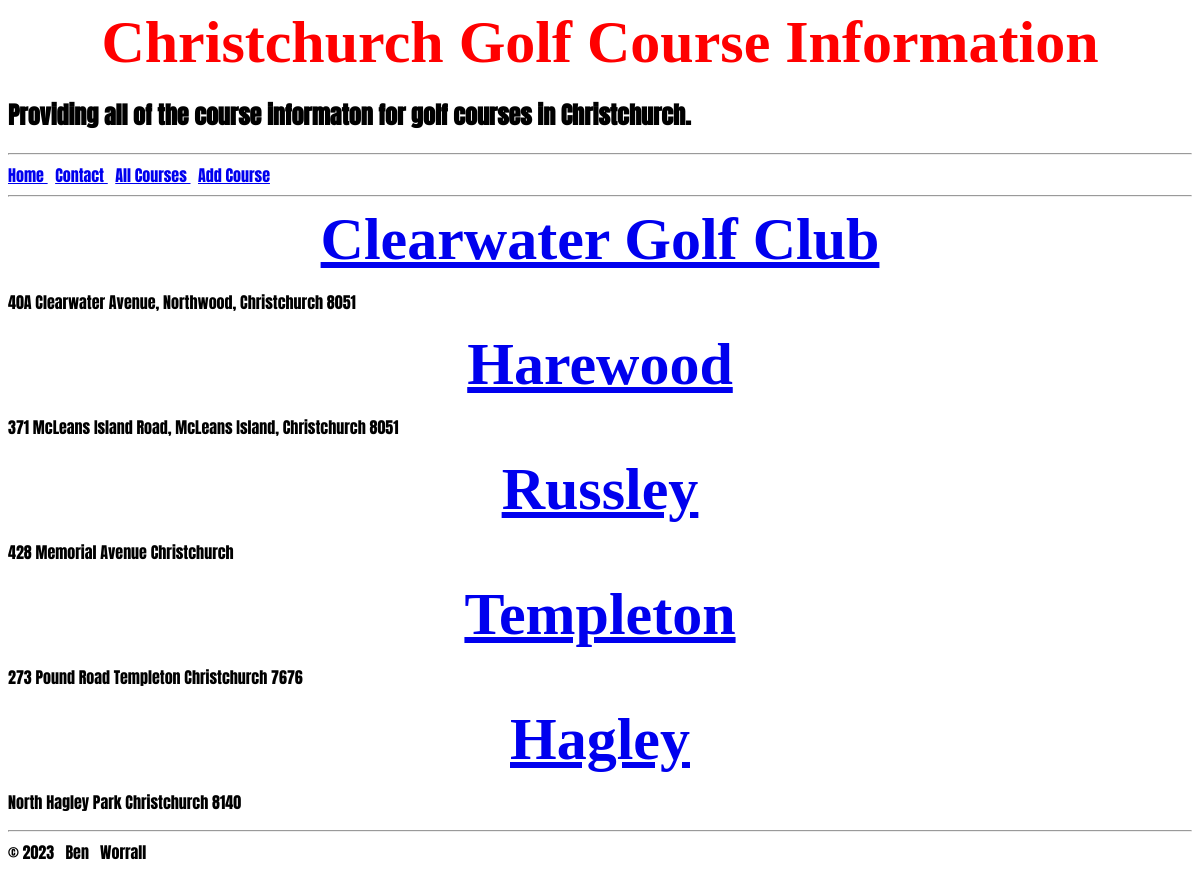
The page /all_courses on the database as committed earlier.
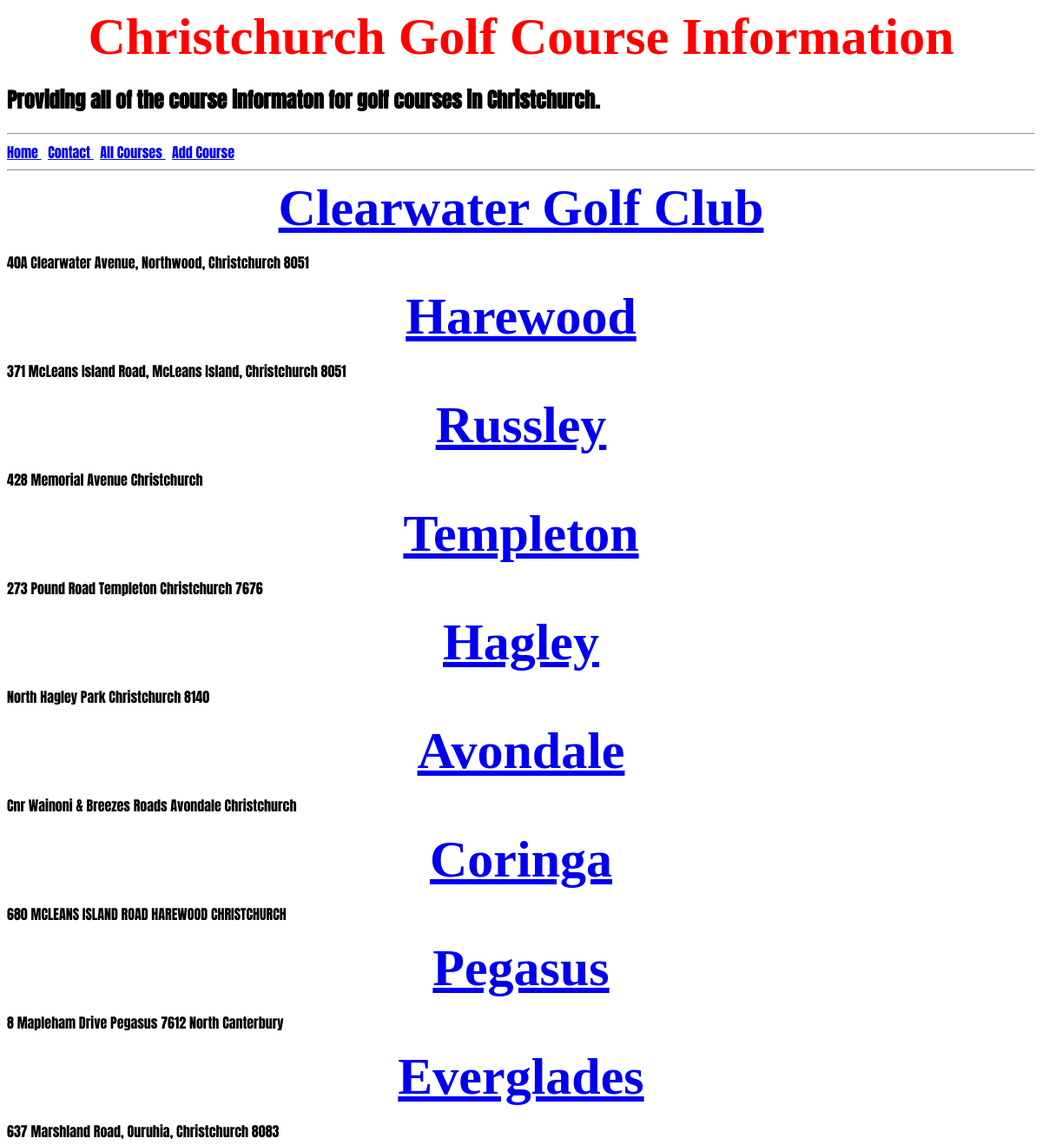
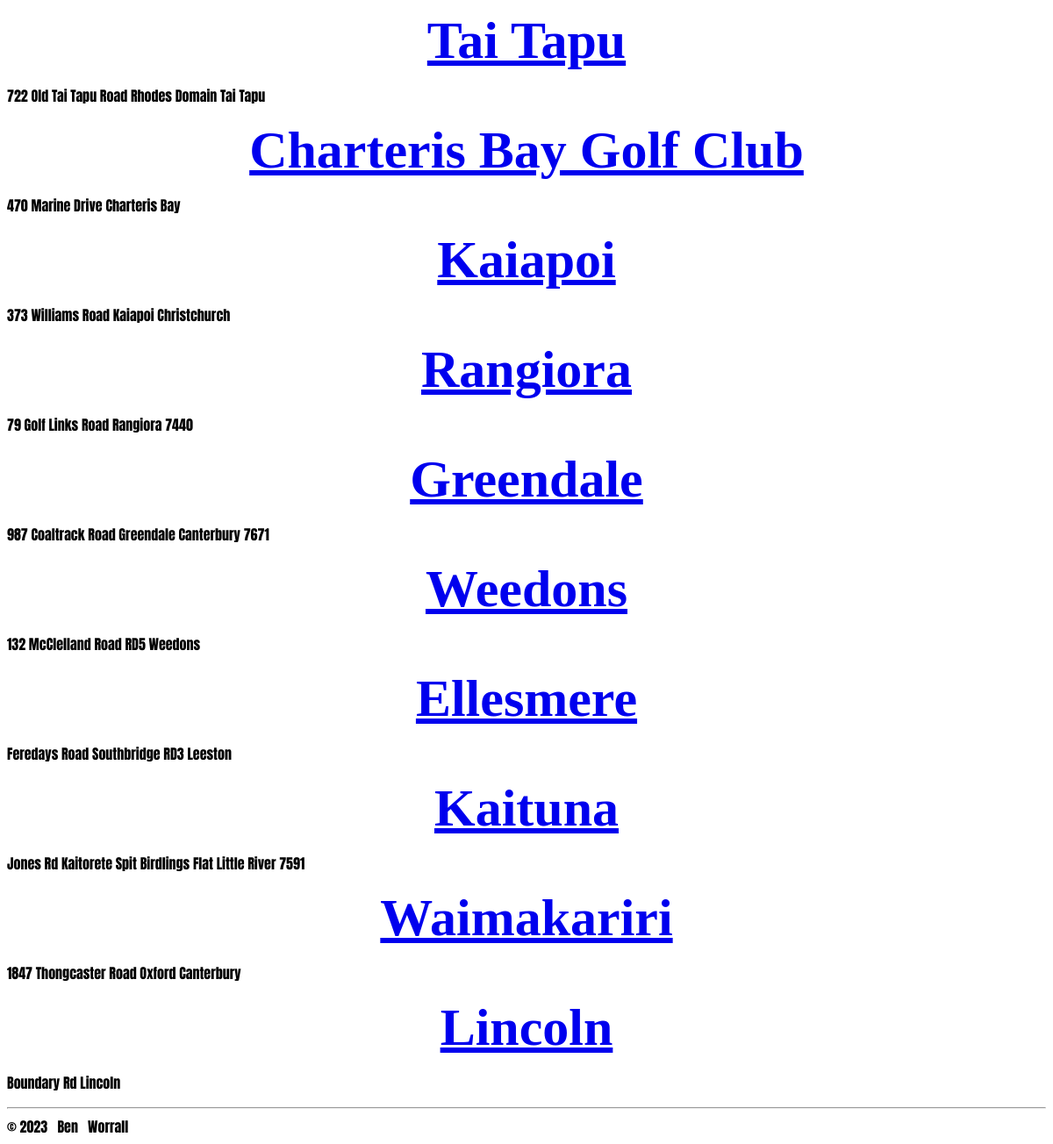
The same page on the database as committed later (2 pictures, top to bottom).
### tables this page shows
CREATE TABLE courses (id INTEGER PRIMARY KEY AUTOINCREMENT, name, location, description, par, yardage, rating, slope, photo BLOB);

### routs.py (the view)
@app.route("/all_courses")
def all_courses():
    conn = sqlite3.connect("golfweb.db")
    cur = conn.cursor()
    cur.execute("SELECT * FROM Courses")
    results = cur.fetchall()
    return render_template("all_courses.html", results=results, title="All Courses")

### templates/all_courses.html
{% extends 'layout.html' %}
{% block content %}
{% for item in results %}
    <h1> <a href="/golf/{{item[0]}}"> {{item[1]}}</a> </h1> <p> {{item[2]}}</p>
{% endfor %}
{% endblock%}

### templates/layout.html (shortened to what this page needs)
<!DOCTYPE html>
<html>
    <head>
        <link rel="stylesheet" href = "/static/css/style.css">
    </head>
    <body>
        <header>
            {% include 'header.html' %}
        </header>
        <nav>
            {% include 'nav.html' %}
        </nav>
        <main>
            <h1> {% block content %}{% endblock %}</h1>
        </main>
        <footer>
            {% include 'footer.html' %}
        </footer>
    </body>
</html>

### templates/header.html
<h1> Christchurch Golf Course Information  </h1>
<h2> Providing all of the course informaton for golf courses in Christchurch.</h2>

### templates/nav.html
<hr>
<navbar>
    <a href = "/"> Home </a> &nbsp; <a href = "/contact"> Contact </a> &nbsp; <a href = "/all_courses"> All Courses </a> &nbsp; <a href ="/courses"> Add Course</a>
</navbar>
<hr>

### templates/footer.html
<hr>
&copy;
<h8> 2023</h8>
&NonBreakingSpace; Ben &nbsp; Worrall

### static/css/style.css (style rules this page uses)
html { font-family: 'Anton', sans-serif; }
h1 { font-family: 'Kalam', cursive; font-size: 60px; text-align: center; padding: 0; margin: 0; color: #ff0000; }

Rows that differ between the two databases and show on the page:
added courses: name "Avondale", location "Cnr Wainoni & Breezes Roads Avondale Christchurch"
added courses: name "Coringa", location "680 MCLEANS ISLAND ROAD HAREWOOD CHRISTCHURCH"
added courses: name "Pegasus", location "8 Mapleham Drive Pegasus 7612 North Canterbury"
added courses: name "Everglades", location "637 Marshland Road, Ouruhia, Christchurch 8083"
added courses: name "Tai Tapu", location "722 Old Tai Tapu Road Rhodes Domain Tai Tapu"
added courses: name "Charteris Bay Golf Club", location "470 Marine Drive Charteris Bay"
added courses: name "Kaiapoi", location "373 Williams Road Kaiapoi Christchurch"
added courses: name "Rangiora", location "79 Golf Links Road Rangiora 7440"
added courses: name "Greendale", location "987 Coaltrack Road Greendale Canterbury 7671"
added courses: name "Weedons", location "132 McClelland Road RD5 Weedons"
added courses: name "Ellesmere", location "Feredays Road Southbridge RD3 Leeston"
added courses: name "Kaituna", location "Jones Rd Kaitorete Spit Birdlings Flat Little River 7591"
added courses: name "Waimakariri", location "1847 Thongcaster Road Oxford Canterbury"
added courses: name "Lincoln", location "Boundary Rd Lincoln"
